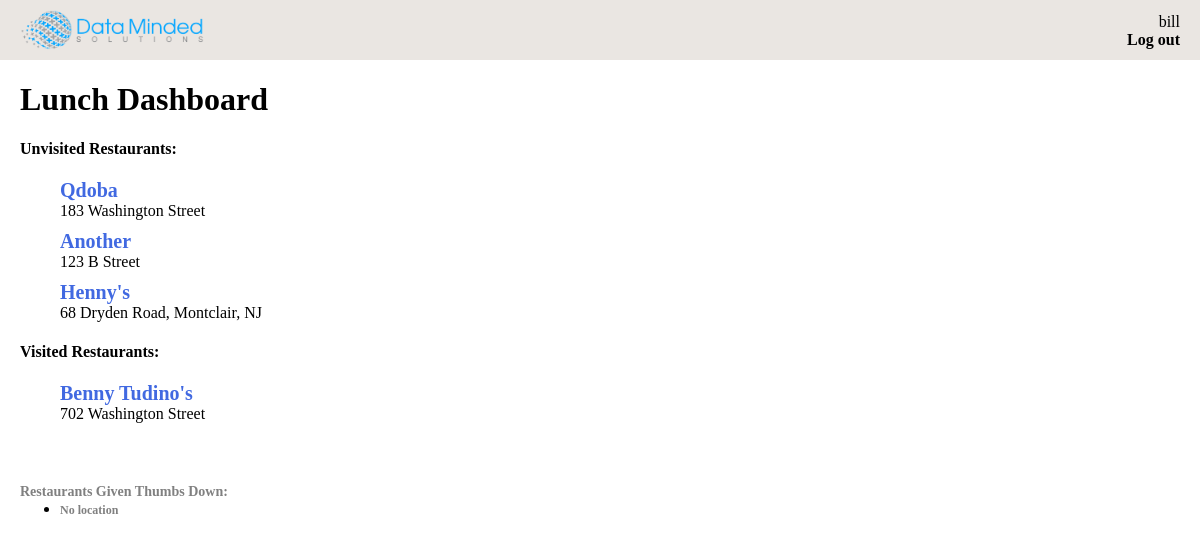
The app's page /lunch/ (signed in) with its own data.
### lunch/models.py (models this page shows, shortened)
class Restaurant(models.Model):
	name = models.CharField(max_length=200)
	address = models.CharField(max_length=200)
	latitude = models.DecimalField(max_digits=9, decimal_places=6, blank=True, null=True)
	longitude = models.DecimalField(max_digits=9, decimal_places=6, blank=True, null=True)
	visited = models.BooleanField(default=0)
	thumbs_down_by_users = models.ManyToManyField(User)

### lunch/views.py (the view)
@login_required
def dashboard(request):
	restaurants = Restaurant.objects.exclude(thumbs_down_by_users__pk=request.user.pk)
	visited_restaurants = list()
	unvisited_restaurants = list()
	for restaurant in restaurants:
		if restaurant.visited:
			visited_restaurants.append(restaurant)
		else:
			unvisited_restaurants.append(restaurant)
	thumbs_down_restaurants = Restaurant.objects.filter(thumbs_down_by_users__pk=request.user.pk)
	return render(request, 'lunch/dashboard.html',
		{'user': request.user,
		'visited_restaurants': visited_restaurants,
		'unvisited_restaurants': unvisited_restaurants,
		'thumbs_down_restaurants': thumbs_down_restaurants})

### lunch/templates/lunch/dashboard.html (shortened to what this page needs)
{% extends './lunch_base.html' %}
{% block content %}
<h1 id="dashboard_title">Lunch Dashboard</h1>
{% if unvisited_restaurants|length %}
	{% include './dashboard_restaurant_list.html' with dashboard_list_name="Unvisited Restaurants" dashboard_restaurant_list=unvisited_restaurants %}
{% endif %}
{% if visited_restaurants|length %}
	{% include './dashboard_restaurant_list.html' with dashboard_list_name="Visited Restaurants" dashboard_restaurant_list=visited_restaurants %}
{% endif %}
{% if thumbs_down_restaurants|length %}
	<div class="ptx">
		<div class="thumbs_down_title">Restaurants Given Thumbs Down:</div>
		<ul class="mtn">
			{% for restaurant in thumbs_down_restaurants %}
				<li><a class="thumbs_down_restaurant_link" href="{% url 'restaurant' restaurant_id=restaurant.pk %}">{{ restaurant.name }}</a></li>
			{% endfor %}
		</ul>
	</div>
{% endif %}
{% endblock %}

### lunch/templates/lunch/lunch_base.html (shortened to what this page needs)
{% load static %}
<!DOCTYPE html>
<html lang="en">
<head>
    <link rel="stylesheet" type="text/css" href="{% static 'lunch/css/style.css' %}" />
    <link rel="stylesheet" type="text/css" href="{% static 'lunch/css/oocss-space.css' %}" />
</head>
<body>
    <div class="header">
        <a href="{% url 'dashboard' %}"><img class="header_logo" src="{% static 'lunch/images/DMS_Logo.png' %}"></a>
        <div class="user_name">{{ user.username }}</div>
        <a class="log_out_link" href="{% url 'logout' %}">Log out</a>
    </div>
    <div class="content">
        {% block content %}{% endblock %}
    </div>
</body>
</html>

### lunch/templates/lunch/dashboard_restaurant_list.html
<div class="dashboard_list_container">
	<div class="dashboard_section_title">{{ dashboard_list_name }}:</div>
	<ul class="restaurant_list">
		{% for restaurant in dashboard_restaurant_list %}
			<li class="pts pbs">
			<a class="dash_restaurant_link" href="{% url 'restaurant' restaurant_id=restaurant.pk %}">{{ restaurant.name }}</a>
			<div class="dash_restaurant_address">{{ restaurant.address }}</div>
			</li>
		{% endfor %}
	</ul>
</div>

### lunch/static/lunch/css/style.css (style rules this page uses)
body { margin: 0 0 0 0; }
a { text-decoration: none; }
.header { color: black; background-color: #eae6e2; width: 100%; height: 60px; position: relative; }
.content { margin: 8px 20px 8px 20px; }
.header_logo { height: 40px; width: auto; max-width: 100%; position: absolute; top: 50%; transform: translateY(-50%); left: 20px; }
.user_name { color: black; position: absolute; right: 20px; bottom: 48%; }
.log_out_link { color: black; font-weight: bold; position: absolute; right: 20px; top: 52%; }
.dash_restaurant_link { color: #4169E1; font-weight: bold; font-size: 20px; }
.thumbs_down_title { color: gray; font-size: 14px; font-weight: bold; }
.thumbs_down_restaurant_link { color: gray; font-size: 12px; font-weight: bold; }
.restaurant_list { list-style-type: none; }
.dashboard_section_title { font-size: 16px; font-weight: bold; color: black; }

### lunch/static/lunch/css/oocss-space.css (style rules this page uses)
.pts,.pvs,.pas { padding-top:5px !important }
.pbs,.pvs,.pas { padding-bottom:5px !important }
.ptx,.pvx,.pax { padding-top:40px !important }
.mtn,.mvn,.man { margin-top:0px !important }

### records on screen
Restaurant: name "Qdoba", address "183 Washington Street"
Restaurant: name "Another", address "123 B Street"
Restaurant: name "Henny's", address "68 Dryden Road, Montclair, NJ"
Restaurant: name "Benny Tudino's", address "702 Washington Street"
Restaurant: name "No location"

### other values on screen
{{ user.username }} "bill"
{{ dashboard_list_name }} "Unvisited Restaurants Visited Restaurants"
